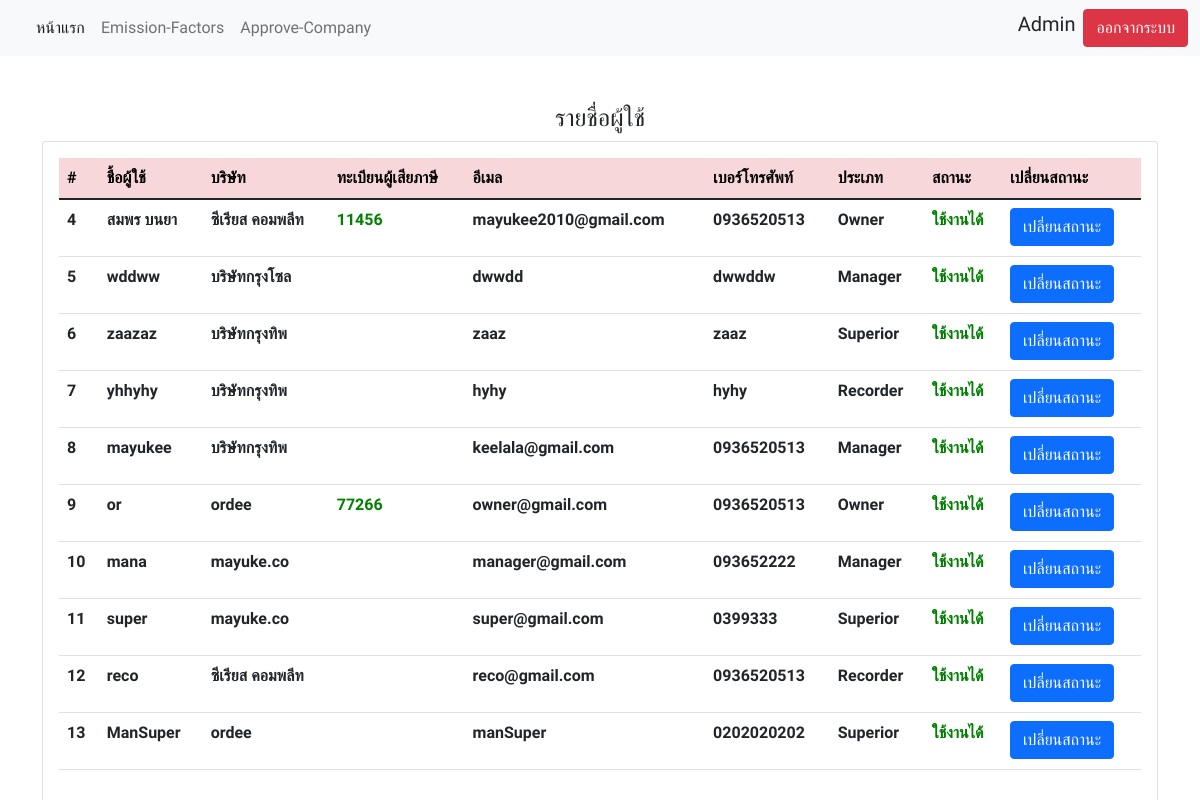
Before: /Admin/index.php (signed in) with the older database file.
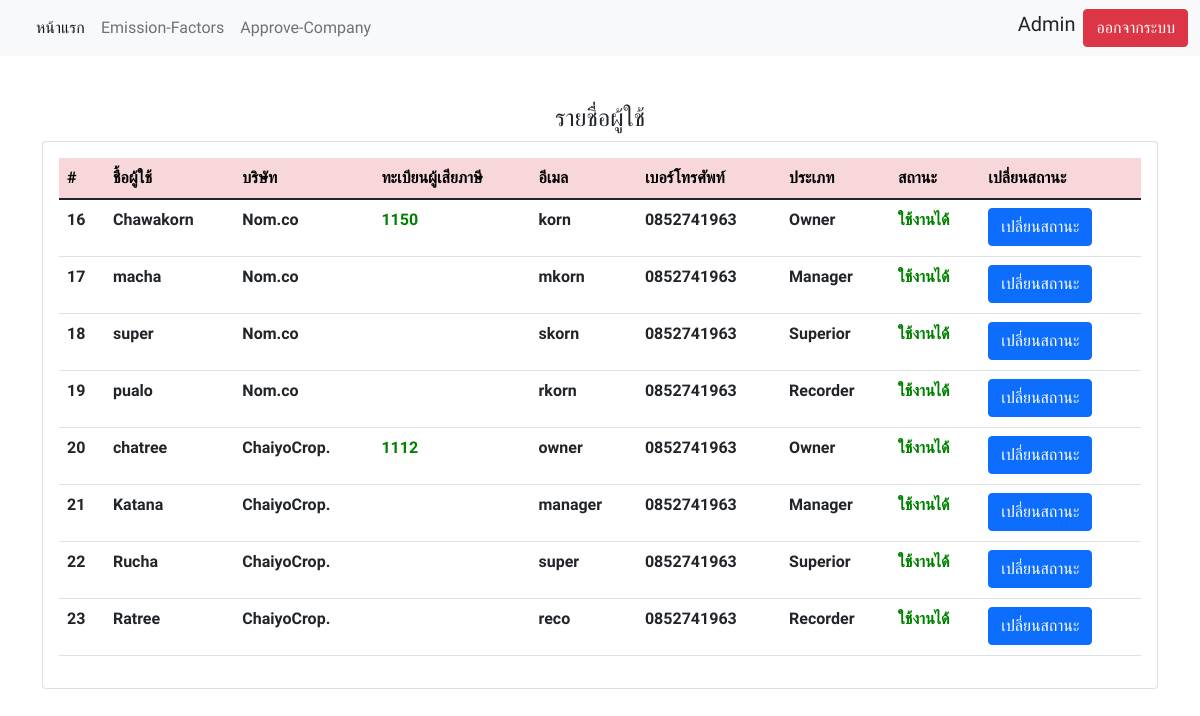
After: the same page with the newer database file.
### tables this page shows
CREATE TABLE `tb_users` (
  `user_id` int(11) NOT NULL,
  `user_fullname` varchar(55) DEFAULT NULL,
  `company_id` int(12) DEFAULT NULL,
  `user_email` varchar(55) DEFAULT NULL,
  `user_password` varchar(45) DEFAULT NULL,
  `user_taxpayer` varchar(55) DEFAULT NULL,
  `user_telephone` varchar(10) DEFAULT NULL,
  `user_type` varchar(45) DEFAULT NULL,
  `user_approved` varchar(45) DEFAULT NULL,
  `user_status` varchar(45) DEFAULT '0'
);

CREATE TABLE `tb_company` (
  `company_id` int(11) NOT NULL,
  `company_name` varchar(45) DEFAULT NULL,
  `status` int(11) NOT NULL
);

### Admin/index.php (the view, shortened to what this page needs)
<!DOCTYPE html>
<html lang="en">
<head>
    <link href="https://cdnjs.cloudflare.com/ajax/libs/font-awesome/5.15.1/css/all.min.css" rel="stylesheet" />
    <link href="https://cdn.jsdelivr.net/npm/bootstrap@5.1.3/dist/css/bootstrap.min.css" rel="stylesheet">
</head>
<body>
    <?php include "navbar.php" ?>
    <br><br>
    <center><h4>รายชื่อผู้ใช้</h4></center>
    <?php if (isset($_SESSION['admin_user'])) { ?>
        <?php
        include('conn.php');
        $sql = "SELECT * FROM `tb_users`
        join tb_company on tb_company.company_id = tb_users.company_id
        ";
        $stmt = $conn->query($sql); ?>
        <div class="container">
            <div class="card">
                <div class="card-body">
                    <table class="table">
                        <thead>
                            <tr class="table-danger">
                                <th scope="col">#</th>
                                <th scope="col">ชื้อผู้ใช้</th>
                                <th scope="col">บริษัท</th>
                                <th scope="col">ทะเบียนผู้เสียภาษี</th>
                                <th scope="col">อีเมล</th>
                                <th scope="col">เบอร์โทรศัพท์</th>
                                <th scope="col">ประเภท</th>
                                <th scope="col">สถานะ</th>
                                <th scope="col">เปลี่ยนสถานะ</th>
                            </tr>
                        </thead>
                        <tbody>
                            <?php while ($result = $stmt->fetch(PDO::FETCH_ASSOC)) { ?>
                                <tr>
                                    <th  scope="row"><?php echo $result['user_id']; ?></th>
                                    <th  scope="row"><?php echo $result['user_fullname']; ?></th>
                                    <th scope="row"><?php echo $result['company_name']; ?></th>
                                    <th scope="row"><?php
                                    if($result['user_taxpayer']){
                                        echo "<p style='color:green'>",$result['user_taxpayer'],"</p>";
                                    }
                                    else{
                                        echo " ";
                                    }
                                        ?></th>
                                    <th  scope="row"><?php echo $result['user_email']; ?></th>
                                    <th scope="row"><?php echo $result['user_telephone']; ?></th>
                                    <th  scope="row">
                                    <?php if($result['user_type'] == "1"){
                                        echo "<p>Manager</p>";
                                    }
                                   else if($result['user_type'] == "2"){
                                        echo "<p>Superior</p>";
                                    }
                                    else if($result['user_type'] == "3"){
                                        echo "<p>Recorder</p>";
                                    }
                                    else if($result['user_type'] == "4"){
                                        echo "<p>Owner</p>";
                                    }
                                   ?>
                                </th>
                                <th scope="row"><?php
                                if($result['user_status'] == "1"){
                                        echo "<p style='color:green'>ใช้งานได้</p>";
                                    } else{
                                        echo "<p style='color:red'>ใช้งานไม่ได้</p>";
                                    }
                                    ?>
                                    </th>
                                    <th  scope="row"><button type="button" class="btn btn-primary" data-bs-toggle="modal" data-bs-target="#id_id<?php echo $result['user_id']; ?>">
                                            เปลี่ยนสถานะ
                                        </button></th>
                                </tr>
                            <?php } ?>
                        </tbody>
                    </table>
                </div>
            </div>
        </div>
    <?php } else {
        header('Location: login.php ');
    }
    ?>
</body>
</html>

Changed rows visible on the page:
removed tb_users: user_id "4", user_fullname "สมพร บนยา", company.company_name "ซีเรียส คอมพลีท", user_taxpayer "11456", user_email "mayukee2010@gmail.com", user_telephone "0936520513", user_type "Owner", user_status "ใช้งานได้"
removed tb_users: user_id "5", user_fullname "wddww", company.company_name "บริษัทกรุงโซล", user_email "dwwdd", user_telephone "dwwddw", user_type "Manager", user_status "ใช้งานได้"
removed tb_users: user_id "6", user_fullname "zaazaz", company.company_name "บริษัทกรุงทิพ", user_email "zaaz", user_telephone "zaaz", user_type "Superior", user_status "ใช้งานได้"
removed tb_users: user_id "7", user_fullname "yhhyhy", company.company_name "บริษัทกรุงทิพ", user_email "hyhy", user_telephone "hyhy", user_type "Recorder", user_status "ใช้งานได้"
removed tb_users: user_id "8", user_fullname "mayukee", company.company_name "บริษัทกรุงทิพ", user_email "keelala@gmail.com", user_telephone "0936520513", user_type "Manager", user_status "ใช้งานได้"
removed tb_users: user_id "9", user_fullname "or", company.company_name "ordee", user_taxpayer "77266", user_email "owner@gmail.com", user_telephone "0936520513", user_type "Owner", user_status "ใช้งานได้"
removed tb_users: user_id "10", user_fullname "mana", company.company_name "mayuke.co", user_email "manager@gmail.com", user_telephone "093652222", user_type "Manager", user_status "ใช้งานได้"
removed tb_users: user_id "11", user_fullname "super", company.company_name "mayuke.co", user_email "super@gmail.com", user_telephone "0399333", user_type "Superior", user_status "ใช้งานได้"
removed tb_users: user_id "12", user_fullname "reco", company.company_name "ซีเรียส คอมพลีท", user_email "reco@gmail.com", user_telephone "0936520513", user_type "Recorder", user_status "ใช้งานได้"
removed tb_users: user_id "13", user_fullname "ManSuper", company.company_name "ordee", user_email "manSuper", user_telephone "0202020202", user_type "Superior", user_status "ใช้งานได้"
added tb_users: user_id "16", user_fullname "Chawakorn", company.company_name "Nom.co", user_taxpayer "1150", user_email "korn", user_telephone "0852741963", user_type "Owner", user_status "ใช้งานได้"
added tb_users: user_id "17", user_fullname "macha", company.company_name "Nom.co", user_email "mkorn", user_telephone "0852741963", user_type "Manager", user_status "ใช้งานได้"
added tb_users: user_id "18", user_fullname "super", company.company_name "Nom.co", user_email "skorn", user_telephone "0852741963", user_type "Superior", user_status "ใช้งานได้"
added tb_users: user_id "19", user_fullname "pualo", company.company_name "Nom.co", user_email "rkorn", user_telephone "0852741963", user_type "Recorder", user_status "ใช้งานได้"
added tb_users: user_id "20", user_fullname "chatree", company.company_name "ChaiyoCrop.", user_taxpayer "1112", user_email "owner", user_telephone "0852741963", user_type "Owner", user_status "ใช้งานได้"
added tb_users: user_id "21", user_fullname "Katana", company.company_name "ChaiyoCrop.", user_email "manager", user_telephone "0852741963", user_type "Manager", user_status "ใช้งานได้"
added tb_users: user_id "22", user_fullname "Rucha", company.company_name "ChaiyoCrop.", user_email "super", user_telephone "0852741963", user_type "Superior", user_status "ใช้งานได้"
added tb_users: user_id "23", user_fullname "Ratree", company.company_name "ChaiyoCrop.", user_email "reco", user_telephone "0852741963", user_type "Recorder", user_status "ใช้งานได้"
